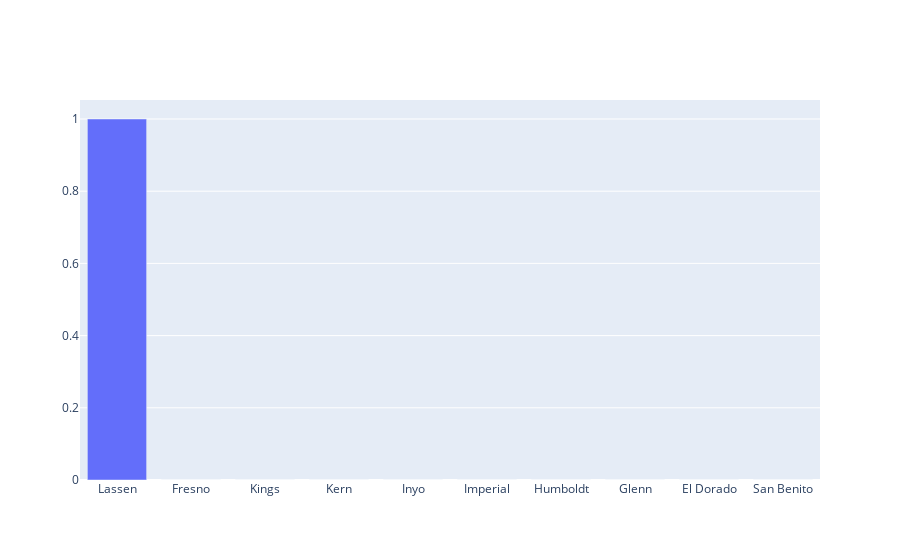

This figure's notebook cell:
### Code cell
fig2 = go.Figure(go.Bar(
            x= df_map.loc[df_map.county2 == county].sort_values(by= "score", ascending= False).county1.head(10),
            y= df_map.loc[df_map.county2 == county].sort_values(by= "score", ascending= False).score.head(10),
            showlegend= False
        ))
fig2.show()

### Figure 1 — Plotly figure (JSON) as saved in the notebook; plotly's stock layout.template omitted (floating-point values rounded to 4 significant figures)
{"data": [{"showlegend": false, "type": "bar", "x": ["Lassen", "Fresno", "Kings", "Kern", "Inyo", "Imperial", "Humboldt", "Glenn", "El Dorado", "San Benito"], "y": [1, 0, 0, 0, 0, 0, 0, 0, 0, 0]}], "layout": {}}
